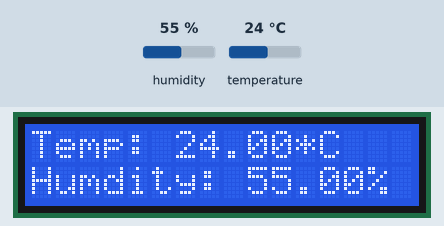
Recording of a sketch running on a simulated Arduino Uno, built with avr-gcc and run on an emulated ATmega328P. Shown: 16×2 character LCD. The inputs (shaded band) are chosen by the test bench; at power-on: humidity 55 %, temperature 24 °C. What the sketch prints to the serial monitor is not drawn.

Above: at 2.6 s.
2.7 s: humidity set to 22 %
At 5.3 s:
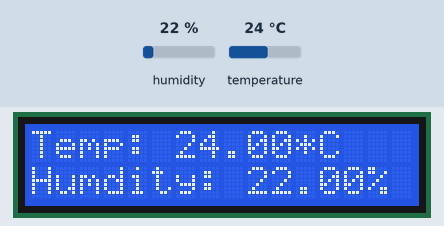
5.7 s: temperature set to 12 °C
At 6.6 s:
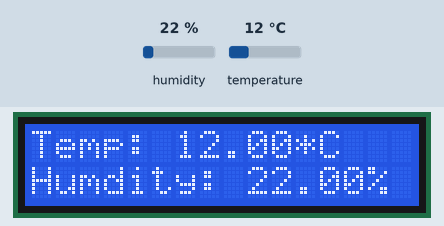
8.7 s: humidity set to 40 %
At 11.3 s:
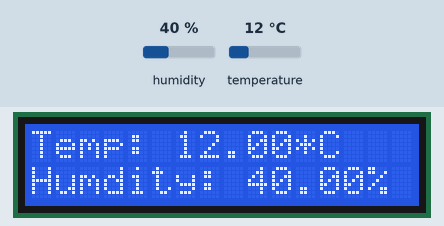
11.7 s: temperature set to 19 °C
At 12.9 s:
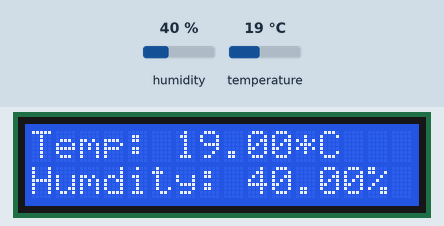
Timing chart, 0 to 14.7 s (numbered marks = the images above; inputs shaded):
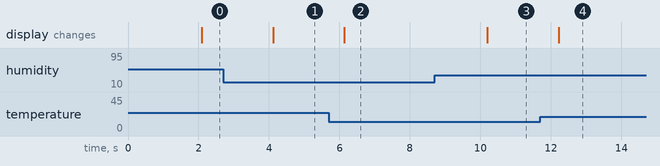

The sketch:

DHTtester.ino
```cpp
#include <LiquidCrystal.h>
#include "DHT.h"

#define DHTPIN 8
#define DHTTYPE DHT22
DHT dht(DHTPIN, DHTTYPE);
const int rs=7, en=6, d4=5, d5=4, d6=3, d7=2;
LiquidCrystal lcd(rs, en, d4, d5, d6, d7);

void setup() {
  Serial.begin(9600);
  Serial.println(F("DHTxx test!"));
  lcd.begin(16, 2);
  dht.begin();
}

void loop() {
  // Wait a few seconds between measurements.
  delay(2000);
  float h = dht.readHumidity();

  float t = dht.readTemperature();

  float f = dht.readTemperature(true);

 //  if (isnan(h) || isnan(t) || isnan(f)) {
   //   Serial.println(F("Failed to read from DHT sensor!"));
  //    return;
   // }

  // Compute heat index in Fahrenheit (the default)
  float hif = dht.computeHeatIndex(f, h);
  // Compute heat index in Celsius (isFahreheit = false)
  float hic = dht.computeHeatIndex(t, h, false);

  Serial.print(F("Humidity: "));
  Serial.print(h);
  Serial.print(F("%  Temperature: "));
  Serial.print(t);
  Serial.print(F("°C "));
  Serial.print(f);
  Serial.print(F("°F  Heat index: "));
  Serial.print(hic);
  Serial.print(F("°C "));
  Serial.print(hif);
  Serial.println(F("°F"));
  lcd.setCursor(0,0);
  lcd.print("Temp: ");
  lcd.print(t);
  lcd.print("*C ");
  lcd.setCursor(0,1);
  lcd.print("Humdity: ");
  lcd.print(h);
  lcd.print("%");
}
```

Measured:
- after the input at 2.7 s, the display: changes after 1.4 s (image 1)
- after the input at 5.7 s, the display: changes after 0.44 s (image 2)
- after the input at 8.7 s, the display: changes after 1.5 s (image 3)
- after the input at 11.7 s, the display: changes after 0.52 s (image 4)
